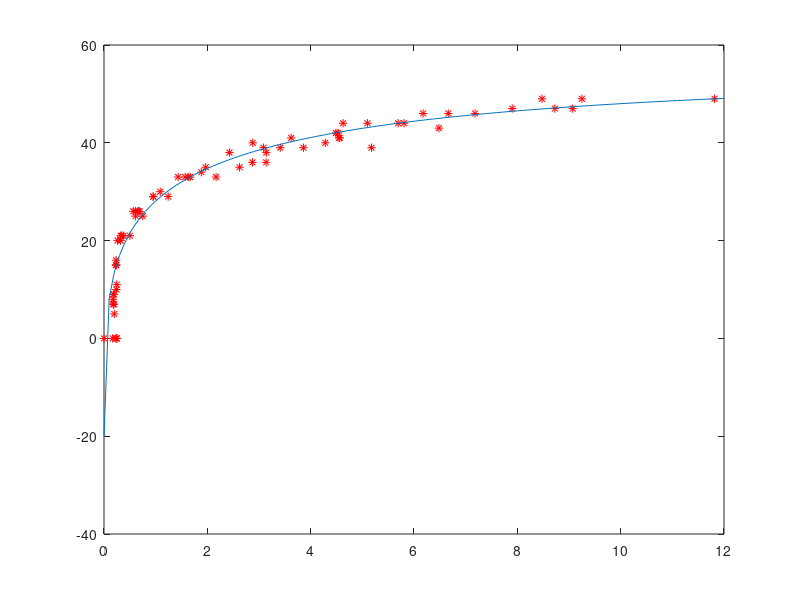

The MATLAB source for this figure:
clear
load pvc.txt
V = zeros(4,72);

for i=1:72
    V(:,i) = [pvc(i,2)^(1/3);pvc(i,2)^(1/2);pvc(i,2);1];
end

V=V';

f = [zeros(1,4) ones(1,72)]';
A = [V -eye(72);
    -V -eye(72)];
b = [pvc(:,1);-pvc(:,1)];
X=linprog(f,A,b);

scale = 0:0.1:12;

for i=1:121
    Y(i) = X(1)*scale(i)^(1/3)+X(2)*scale(i)^(1/2)+X(3)*scale(i)+X(4);
end

figure
plot(pvc(:,2),pvc(:,1),'r*')
hold on
plot(scale,Y)